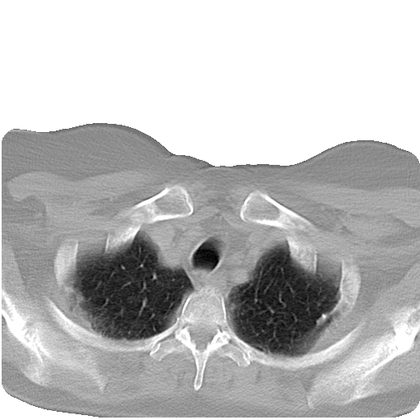
%> input picture CT_001.bmp, 420 x 420 px, shrunk from 512 x 512 before the run
$ octave --eval "result = k_fold;"   (GNU Octave 9; MATLAB toolbox functions it lacks are replaced by stand-ins)
%> lines starting %> are read from the running program, lines starting %| are printed output that depends on the picture
### sup_classifier1.m
function   [final_result,p_lung,p_chest]=sup_classifier1(M1,GT1,M2,GT2,M3,GT3,M4)

% M is the original images, GT is the corresponding Ground truth image.
%M4 is the original image we want to get its segmentation
%using the classifier.

%intialization
muLung=zeros(3,1);
muChest=zeros(3,1);
sigmaLung=zeros(3,1);
sigmaChest=zeros(3,1);
pLung=zeros(3,1);


%seperate lung using GT
LT1=nonzeros(M1 .*uint8(boolean(GT1.*uint8(GT1==255))));
LT2=nonzeros(M2 .* uint8(boolean(GT2.*uint8(GT2==255))));
LT3=nonzeros(M3 .*uint8(boolean(GT3.*uint8(GT3==255))));


%seperate chest using GT
CHT1=nonzeros(M1 .*uint8(boolean(GT1.*uint8(GT1==78))));
CHT2=nonzeros(M2 .*uint8(boolean(GT2.*uint8(GT2==78))));
CHT3=nonzeros(M3 .*uint8(boolean(GT3.*uint8(GT3==78))));

%calculating the mean and variace
[muLung(1),sigmaLung(1)] = normfit(LT1);
[muLung(2),sigmaLung(2)] = normfit(LT2);
[muLung(3),sigmaLung(3)] = normfit(LT3);
[muChest(1),sigmaChest(1)] = normfit(CHT1);
[muChest(2),sigmaChest(2)] = normfit(CHT2);
[muChest(3),sigmaChest(3)] = normfit(CHT3);
MuLung=mean(muLung);
SigmaLung=mean(sigmaLung);
MuChest=mean(muChest);
SigmaChest=mean(sigmaChest);

%prior probability of lung and chest tissues.
pLung(1)= length(LT1)/(length(LT1)+length(CHT1));
pLung(2)= length(LT2)/(length(LT1)+length(CHT2));
pLung(3)= length(LT3)/(length(LT1)+length(CHT3));
PLungF = mean(pLung); %for lung
pCHest(1)= length(CHT1)/(length(CHT1)+length(CHT1));
pCHest(2)= length(CHT2)/(length(CHT2)+length(CHT2));
pCHest(3)= length(CHT3)/(length(CHT3)+length(CHT3));
PCHestF = mean(pCHest); %for Chest


%plotting
q = 0:1:255; % Gray Level
p_lung = PLungF.*(1./sqrt(2.*pi.*SigmaLung)).*exp(-((q - MuLung).^2)./(2.*SigmaLung));
%plot(q,p_lung,'r')
hold on
p_chest = PCHestF.*( (1./sqrt(2.*pi.*SigmaChest)).*exp(-((q-MuChest).^2)./(2.*SigmaChest)));
%plot(q,p_chest,'b')


%test
o4=double(M4);
m4(:,:)= o4(:,:,1);

[h , w] = size(m4);

result=zeros(size(m4));
%Bayesian Theory Decision
for k1 = 1:1:h
for k2 = 1:1:w
q = m4(k1,k2);
if q==255
    result(k1,k2)=0;    %backGround

else if  (p_lung(q+1)>=p_chest(q+1))
 result(k1,k2)=1;
else
 result(k1,k2)=.5;
end
end
end
end

%Result Enhancement

x1=result==0;
x3=result==1;

%background enhancement
y = strel('diamond',2);
z=imopen(x1,y);
L=bwlabeln(z,8);
b1=(L==L(1,1))+(L==L(1,end))+(L==L(end,1))+(L==L(end,end));
b1=logical(b1);
%lung enhancement
b3=lung_enhance(x3);
b3=logical(b3);
%enhanced chest
b2=ones(size(result))- (b1+b3) ;

%result
final_result = ((78/255)*b2 + b3) ;

final_result=im2uint8(final_result);

%figure(2);
%imshow(final_result);

### k_fold.m
function [r,p_lung,p_chest,M,G,x]=k_fold()

%<< K-fold cross validation for k = 4  >>

clear
clc
% read image and gt

M1=imread('CT_001.bmp');
%> M1 is the input picture: size 420x420 uint8; min 0, max 255, mean 187.6
GT1=imread('Ground_Truth_CT_001.bmp');
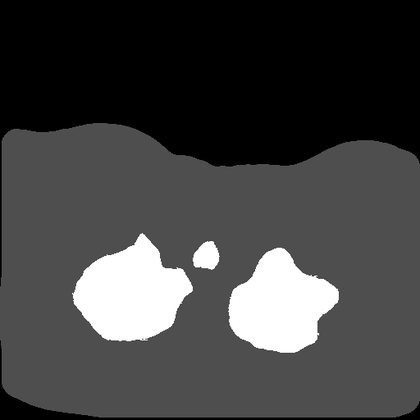
%> input picture Ground_Truth_CT_001.bmp, 420 x 420 px, shrunk from 512 x 512 before the run
%> GT1 is the input picture: size 420x420 uint8; min 0, max 255, mean 66.2
M2=imread('CT_002.bmp');
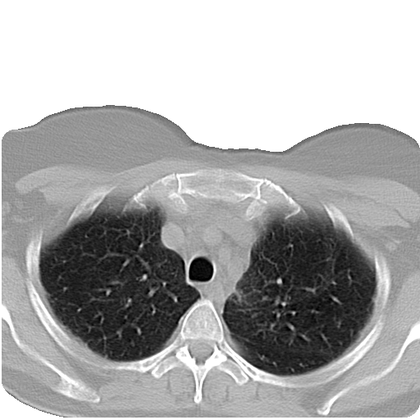
%> input picture CT_002.bmp, 420 x 420 px, shrunk from 512 x 512 before the run
%> M2 is the input picture: size 420x420 uint8; min 0, max 255, mean 171.9
GT2=imread('Ground_Truth_CT_002.bmp');
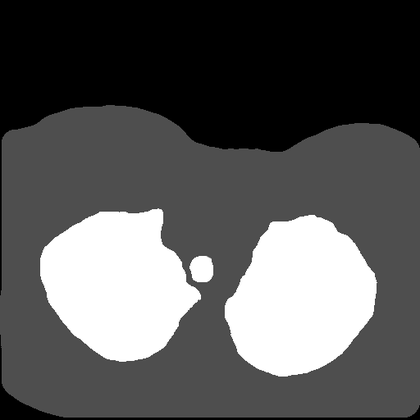
%> input picture Ground_Truth_CT_002.bmp, 420 x 420 px, shrunk from 512 x 512 before the run
%> GT2 is the input picture: size 420x420 uint8; min 0, max 255, mean 88.5
M3=imread('CT_003.bmp');
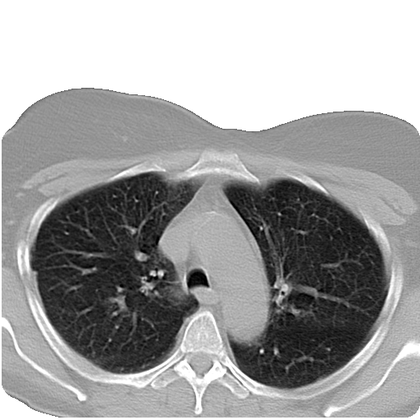
%> input picture CT_003.bmp, 420 x 420 px, shrunk from 512 x 512 before the run
%> M3 is the input picture: size 420x420 uint8; min 0, max 255, mean 160.8
GT3=imread('Ground_Truth_CT_003.bmp');
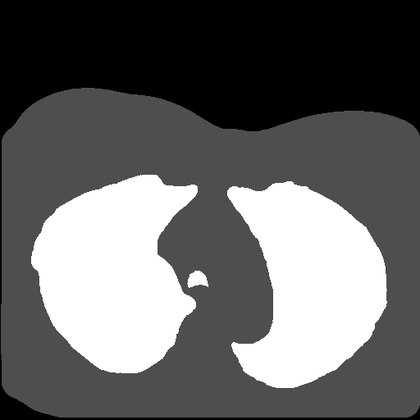
%> input picture Ground_Truth_CT_003.bmp, 420 x 420 px, shrunk from 512 x 512 before the run
%> GT3 is the input picture: size 420x420 uint8; min 0, max 255, mean 101.2
%> the run ends on the next line
M4=imread('CT_003.bmp');
GT4=imread('Ground_Truth_CT_003.bmp');
error=zeros(1,4);

%for 1st stage
[r,p_lung,p_chest]=sup_classifier1(M4,GT4,M2,GT2,M3,GT3,M1);
error(1)=sqrt(mean(mean((r-GT1).^2)));
M=M1;
G=GT1;
x=1;
%for 2nd stage
[r1]=sup_classifier1(M1,GT1,M3,GT3,M4,GT4,M2);
error(2)=sqrt(mean(mean((r1-GT2).^2)));

if error(2)<error(1)
 [r,p_lung,p_chest]=sup_classifier1(M1,GT1,M3,GT3,M4,GT4,M2);
 M=M2;G=GT2;
 x=2;
end

%for 3rd stage
[r1]=sup_classifier1(M1,GT1,M2,GT2,M4,GT4,M3);
error(3)=sqrt(mean(mean((r1-GT3).^2)));

if error(3)<error(2)
    M=M3;G=GT3;
    [r,p_lung,p_chest]=sup_classifier1(M1,GT1,M2,GT2,M4,GT4,M3);
    x=3;
end

%for 4rth stage
[r1]=sup_classifier1(M1,GT1,M2,GT2,M3,GT3,M4);
error(4)=sqrt(mean(mean((r1-GT4).^2)));

if error(4)<error(3)
        M=M4;G=GT4;
    [r,p_lung,p_chest]=sup_classifier1(M1,GT1,M2,GT2,M3,GT3,M4);
    x=4;
end
for i=1:4
fprintf('The mean squere error for the stage number %d is   \t  %.5f   \n \n',i,error(i));
end
fprintf('\n The Best Case When we used   M%d  for the test  and the others for training\n',x);
